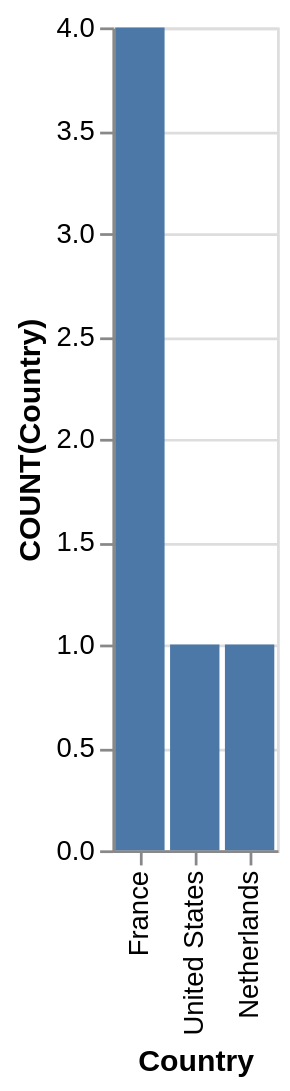

Source (Vega-Lite JSON):
### Vega-Lite specification from a JSON file in a GitHub repository (floating-point values rounded to 4 significant figures)
{"data": {"values": [{"x_data": "France", "y_data": 4}, {"x_data": "United States", "y_data": 1}, {"x_data": "Netherlands", "y_data": 1}]}, "mark": "bar", "encoding": {"x": {"field": "x_data", "type": "nominal", "title": "Country", "sort": {"op": "sum", "field": "y_data", "order": "descending"}}, "y": {"field": "y_data", "type": "quantitative", "title": "COUNT(Country)"}}}
